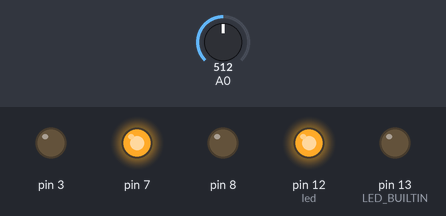
Recording of a sketch running on a simulated Arduino Uno, built with avr-gcc and run on an emulated ATmega328P. Parts: output pins drawn as LEDs (lit = HIGH). The inputs (shaded band) are chosen by the test bench; at power-on: A0 = 512.

Above: at 1.0 s.
4.5 s: A0 set to 800
At 6.1 s:
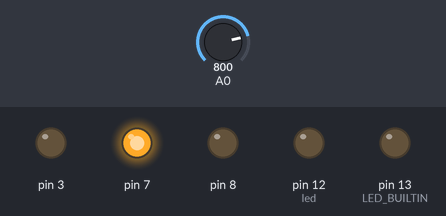
At 7.6 s:
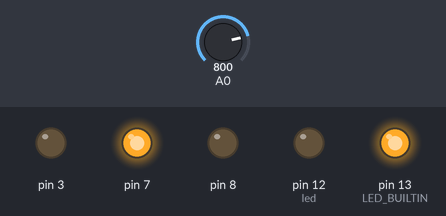
9.1 s: A0 set to 220
At 13.5 s:
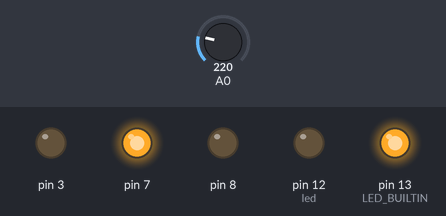
13.7 s: A0 set to 240
Timing chart, 0 to 23.2 s (numbered marks = the images above; inputs shaded):
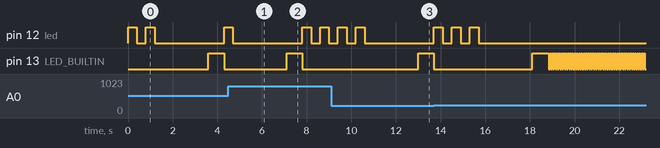

The sketch:

puzzle_d.ino
```cpp
const int led = 12;


void setup() {


  pinMode(LED_BUILTIN, OUTPUT);

  // setup led and pot (dial) pins
  pinMode(led, OUTPUT);
  pinMode(8, OUTPUT);
  pinMode(3, OUTPUT);
  pinMode(7, OUTPUT);

  // led ground
  digitalWrite(8, LOW);

  // pot(dial) power and ground
  digitalWrite(3, LOW);
  digitalWrite(7, HIGH);
}

void loop() {

  simon_says_dail(2);
  simon_says_dail(1);
  simon_says_dail(4);
  simon_says_dail(3);

  celebrate();
}

void simon_says_dail(int pos){
  // blink n times, then check if the dial has been moved to that position.
  blink_n_times(pos);
  delay(2000);
  if (get_dial_quad() != pos){
    dead();
  }else{
    blink();
  }
}

void blink_n_times(int n){

  for (int i=0; i<n; i++){
    blink_led(led);
  }
}


int get_dial_quad(){
  // get the position of dial as 1,2,3, or 4.

  if (analogRead(A0) < 230){
    return 4;
  }else if (analogRead(A0) < 450){
    return 3;
  } else if (analogRead(A0) < 790){
    return 2;
  } else{
    return 1;
  }
}

void blink_led(int pin){

  digitalWrite(pin, HIGH);
  delay(400);
  digitalWrite(pin, LOW);
  delay(400);
}


void blink(){

  digitalWrite(LED_BUILTIN, HIGH);
  delay(700);
  digitalWrite(LED_BUILTIN, LOW);

}

void check_connection(int from, int to){
  // checks that a specific pin is connected to another with a jumper wire

  digitalWrite(from, LOW);
  delay(300);

  if (digitalRead(to) != false){
    dead();
  }
  digitalWrite(from, HIGH);
  delay(300);
  if (digitalRead(to) != true){
    dead();
  }
  blink();
}

void dead(){
  // game over
  while(1){
    digitalWrite(LED_BUILTIN, LOW);
  }
}

void celebrate(){
  // puzzle complete
  while(1){
    digitalWrite(LED_BUILTIN, HIGH);
    delay(50);
    digitalWrite(LED_BUILTIN, LOW);
    delay(50);
  }
}
```

Measured:
- after the input at 4.5 s, pin 13 (LED_BUILTIN): LOW → HIGH after 2.6 s, → LOW 0.70 s later
- after the input at 9.1 s, pin 13 (LED_BUILTIN): LOW → HIGH after 3.9 s
- by itself, pin 12 (led): alternates HIGH for 0.40 s and LOW for 0.40 s, 6 changes in all, then stays LOW
